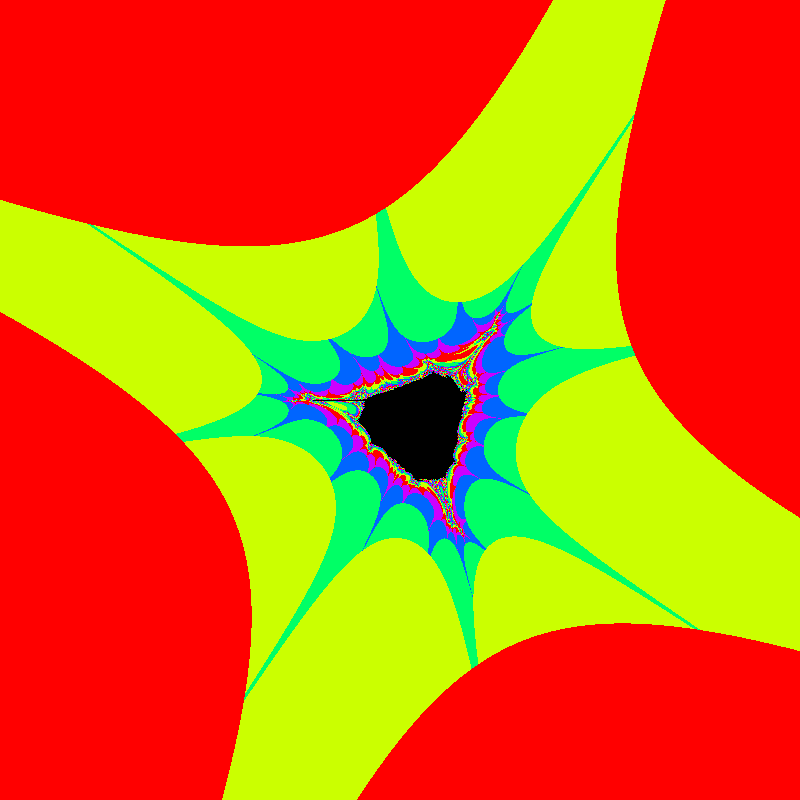
Frame 1 (no input)
Frame 60 (the mouse pressed at the canvas centre just before this capture): identical to frame 1, image omitted
Frame 120 (the mouse held since frame 60 and released just before this capture): blank canvas, image omitted

The Processing sketch that drew this single still picture (run headless with seeded random() and noise(); from frame 60 on, the mouse is pressed at the canvas centre):

// Processing sketch: newOddPlot3logistic
// ── newOddPlot3logistic.pde
// pixel array is so much faster
// I hope the comments help me remember the neet way to change colors
int iter;
float maxx, minx;
float maxy, miny;
float zoom = 0.1;
// color 100 will be set to black so the biggest iter value possible  is 99
float clrMod =5;
float MN = 6;
// but it looks wild with smaller number like 20 or 8
// 50 is a nice comprimise
void setup() {
  size(800, 800);
  //fullScreen();
  colorMode(HSB, clrMod);
  maxx =MN;
  minx=-MN;
  maxy=MN;
  miny=-MN;
}


void draw() {
  loadPixels();
  showplot();
  updatePixels();
  //noLoop();
}

void mousePressed() {
  float x = map(mouseX, 0, width, minx, maxx);  // set the x on complex plane
  float y = map(mouseY, 0, height, miny, maxy); // s
  // center and zoom those coordinates
  maxx = x+zoom;
  minx = x-zoom;
  maxy = y+zoom;
  miny = y-zoom;

  zoom/=2;
  if (zoom<0.00001) {
    zoom=1;
    maxx =MN;
    minx=-MN;
    maxy=MN;
    miny=-MN;
  }
}

void mouseDragged() {
  // changes the colorMod which effects how many colors out of total are used

  clrMod+= 0.1;
  // if you want to change the absolute number of colors you chan then
  // set
  //colorMode(HSB,clrMod); //and then it will just use absolute number

  if (clrMod > 64) {
    clrMod = 1;
  }
}

void keyPressed() {
  if ( key == 'h') {
  }
}

/*
for this plot the functions are
logistic equation for both x and y
functions:
  f // put values in nextx and nexty
          float nextx = r*x-x*x;
        float nexty = r*y-y*y; 
        
        you can change the r values
        lower r values have more detail
x and y range:
-7 to 7

maximum iterations:
maxiter = 100:

breakout point:
breakOut = 5
if (abs(x+y)>breakOut) 
the absolute value of x and y added toogether

if the max iterations are reached without going over the breakout point
black pixels are plotted
if less than max iterations color of the pixel is placed by number of iterations before breakout

*/

void showplot() {
  //background(0);
  // get pixels from canvas using i and j
  for (int j = 0; j <height; j++) {
    for (int i =0; i <width; i++) {
      // map those to x and y coords in the range of min and max eg -5 to 5
      float x = map(i, 0, width, minx, maxx);  // set the x on complex plane
      float y = map(j, 0, height, miny, maxy); //  yset y on  the complex plane
      // get a copy of thoes ranges before iterating the values
      float cx=x;
      float cy =y;
      // set max iterater
      float maxiter = 100;
      float breakOut = 15;
      float r =.97;  // r=4.1
        iter =0;
      while (iter < maxiter) {
        // iterate functions for x and y
        // put values in nextx and nexty
        float nextx = r*(y-y*y)-r*(x-x*x);
        float nexty = (r*(-2)*x*y); 
        // swap values so x and y become nextx and nexty and are fed into function
        x = nextx+cx; // remove cx and cy you get just a sun
        y = nexty+cy; // set a single number for cx and cy you get the julia set

        // a break out check if the iterated number becomes large, note this is very different from the number of iterations
        // for sine and cosine functions changing the breakout can create more interesting  
        if (abs(x+y)>breakOut) {
          // I cound break out at 2 as it is proved for the mandelbrot any
          // orbit greater than 2 goes to infinity
          // but it lools better when the points have bigger iter numbers
          // which affects the color
          break;
        }
        iter++;
      }
      //println(iter);
      if (iter == maxiter) {
        // black pixels are part of the julia set for that function
        pixels[i+j*width] =color(0, 0, 0);
      } else {
        pixels[i+j*width] = color(iter%clrMod, 100, 100);
      }
    }
  }
}
